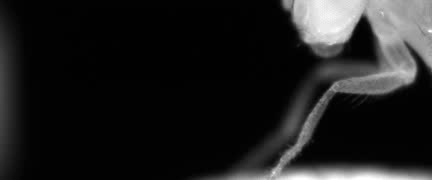
#> input picture frame 0 of fly6_xvid.avi, 432 x 180 px, given in place of fly6.avi, which was not available
$ jupyter execute --allow-errors optic_clean_record.ipynb   (Python 2 division)   (older library calls are emulated)
#> lines starting #> are read from the running program, lines starting #| are printed output that depends on the picture; after the words box and inside, x2 and y2 are one past the last pixel; in counts of white or black regions, pixels touching at a corner belong together; pictures that were not available may be replaced by others from this repository, and a replacement may not be noted
[cell 1]
import cv2
import matplotlib.pyplot as plt
import numpy as np

cap = cv2.VideoCapture('fly6.avi')
cap.set(1,0)
ret, frame = cap.read()
#> frame is the input picture: shape (180, 432, 3); min 0, max 255, mean 30.6


gray = cv2.cvtColor(frame, cv2.COLOR_BGR2GRAY)
gray = gray[25:200,160:500]
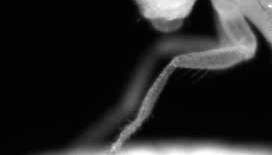
#> gray: shape (155, 272); min 0, max 255, mean 36.5
# gray = gray[100:260,50:270]
fig = plt.figure(figsize=(9, 5))
ax = fig.add_subplot(111)
gray2 = np.copy(gray)

feature_params = dict( maxCorners = 200,
                       qualityLevel = 0.2,
                       minDistance = 25,
                       blockSize = 20,
                       useHarrisDetector=False)

corners = cv2.goodFeaturesToTrack(gray,mask = None, **feature_params)
#> corners = [[249, 51], [129, 142], [178, 67], [268, 1], [149, 13], [184, 12], [223, 40], [237, 15]]
print(corners)
#| [[[249.  51.]]
#|  [[129. 142.]]
#|  [[178.  67.]]
#|  [[268.   1.]]
#|  [[149.  13.]]
#|  [[184.  12.]]
#|  [[223.  40.]]
#|  [[237.  15.]]]

for i in corners:
    x,y = i.ravel()
    cv2.circle(gray,(x,y),3,255,-1)
#> this loop made 8 passes
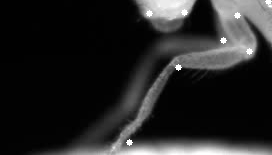
#> gray: shape (155, 272); 0.54% of pixels changed, all inside (x1, y1, x2, y2) = (126, 0, 272, 146)

plt.imshow(gray),plt.show()

# [10 lines of commented-out code are left out]

[cell 2]
### Other note:
### need to define region!!!
### Add expert Mode parameter
### Flexible Tracking window size
#####################


# import all of the necessary libraries
import cv2
import math
import numpy as np

########## Define Variables #################
setNumber = 5
firstN = 6875
outframeRate = 100
inputName = 'fly5.mp4'
initBlockSize = 16
errorT = 5

################ sub-function ##################
################ mouse_input  ##################
ix,iy = -1,-1
def mouse_input(event,x,y,flags,param):
    global ix,iy
    if event == cv2.EVENT_LBUTTONDOWN:
        ix,iy = x,y

################ sub-function       #############
################ get closest point  #############
def distance(p1, p2):
    return math.sqrt((p2[0] - p1[0])**2 + (p2[1] - p1[1])**2)
def closest(pt, others):
    return min(others, key = lambda i: distance(pt, i))

################### Main Function #####################
#### Input and Output Files Initialization   ####

# Initialize output files! #
ang_f_n = "angleSet" + str(setNumber) + ".txt" # store Angle data
joi_f_n = "jointSet" + str(setNumber) + ".txt" # Store joint position
fa = open(ang_f_n, "w");
fa.close()
fb = open(joi_f_n, "w");
fb.close()

# Initialize input video stream handler and set first frame #
cap = cv2.VideoCapture(inputName)
cap.set(1,firstN)

# Read the first frame #
ret, firstFrame = cap.read()
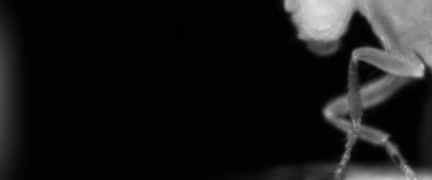
#> input picture frame 6875 of fly6_xvid.avi, 432 x 180 px, given in place of fly5.mp4, which was not available
#> firstFrame is the input picture: shape (180, 432, 3); min 0, max 236, mean 24.9
firstFrame = firstFrame[25:200,160:500]
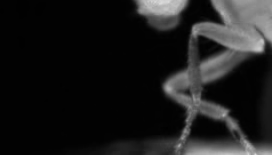
#> firstFrame: shape (155, 272, 3); min 0, max 218, mean 28.3
firstGray = cv2.cvtColor(firstFrame, cv2.COLOR_BGR2GRAY)

# Define the codec and create VideoWriter object
fourcc = cv2.VideoWriter_fourcc(*'MJPG')
#> fourcc = 1196444237
video_name = "out_circle" + str(setNumber) + ".avi"
out = cv2.VideoWriter(video_name, fourcc, outframeRate, (np.size(firstFrame,1),np.size(firstFrame,0)))

#### Tracking Parameter Initialization  ####

# Define Feature Parameter: #
feature_params = dict( maxCorners = 200,
                       qualityLevel = 0.2,
                       minDistance = 25,
                       blockSize = initBlockSize,
                       useHarrisDetector=False)

# Define Tracking Parameter: #
lk_params = dict( winSize  = (17,17),
                  maxLevel = 5,
                  criteria = (cv2.TERM_CRITERIA_EPS | cv2.TERM_CRITERIA_COUNT, 10, 0.03))
#> lk_params = {'winSize': (17, 17), 'maxLevel': 5, 'criteria': (3, 10, 0.03)}

# Define color for joints in debug interface: #
color = np.array([[ 0,  0, 255],
       [255, 0, 0],
       [0,  255, 0]])


#### First Frame Joint Tracking      ####

# Find the strong features: #
p0 = cv2.goodFeaturesToTrack(firstGray, mask = None, **feature_params)
#> p0 = [[262, 46], [198, 30], [224, 117], [171, 87], [240, 144], [144, 8], [222, 50], [189, 112], [186, 137], [202, 89]]
old_gray_a = np.copy(firstGray)

for i in p0:
    x,y = i.ravel()
    cv2.circle(old_gray_a,(x,y),3,255,-1)
#> this loop made 10 passes
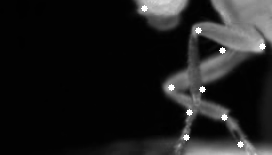
#> old_gray_a: shape (155, 272); min 0, max 255, mean 29.3

# Open Debug interface
cv2.namedWindow('Initialization')
cv2.setMouseCallback('Initialization',mouse_input)

while(1):
    pR = p0.reshape(p0.shape[0],2)
#> pR has the same summary as p0
    cv2.imshow('Initialization', old_gray_a)
    k = cv2.waitKey(20) & 0xFF
#> (key q is pressed here)
    if k == ord('q'):
        break
    elif(k == ord('a')):
        x,y = ix,iy
        a1 = closest((x,y),pR)
    elif(k == ord('s')):
        x,y = ix,iy
        a2 = closest((x,y),pR)
    elif(k == ord('d')):
        x,y = ix,iy
        a3 = closest((x,y),pR)

# Build point verification Interface: #
cv2.namedWindow('verificationIn')

# Re-select Features if the two of them are same.
#> (the rest of this cell did not finish here and is left out)

$ run again, starting later in the video
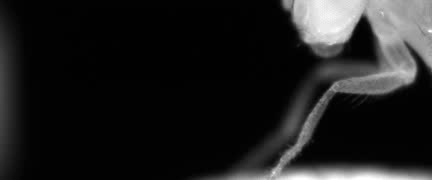
#> input picture frame 0 of fly6_xvid.avi, 432 x 180 px, given in place of fly6.avi, which was not available
#> frame is the input picture: shape (180, 432, 3); min 0, max 255, mean 30.6
#> corners = [[249, 51], [129, 142], [178, 67], [268, 1], [149, 13], [184, 12], [223, 40], [237, 15]]
#| [[[249.  51.]]
#|  [[129. 142.]]
#|  [[178.  67.]]
#|  [[268.   1.]]
#|  [[149.  13.]]
#|  [[184.  12.]]
#> (further printed lines are left out)
#> the loop `for i in corners:` made 8 passes
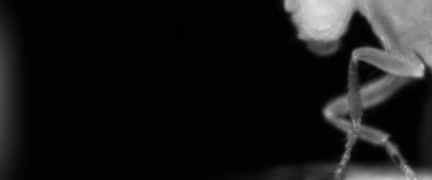
#> input picture frame 6875 of fly6_xvid.avi, 432 x 180 px, given in place of fly5.mp4, which was not available
#> firstFrame is the input picture: shape (180, 432, 3); min 0, max 236, mean 24.9
#> firstFrame: shape (155, 272, 3)
#> fourcc = 1196444237
#> lk_params = {'winSize': (17, 17), 'maxLevel': 5, 'criteria': (3, 10, 0.03)}
#> p0 = [[262, 46], [198, 30], [224, 117], [171, 87], [240, 144], [144, 8], [222, 50], [189, 112], [186, 137], [202, 89]]
#> the loop `for i in p0:` made 10 passes
#> pR has the same summary as p0

$ run again, starting later in the video
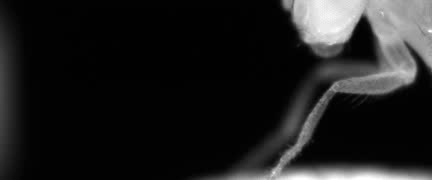
#> input picture frame 0 of fly6_xvid.avi, 432 x 180 px, given in place of fly6.avi, which was not available
#> frame is the input picture: shape (180, 432, 3); min 0, max 255, mean 30.6
#> corners = [[249, 51], [129, 142], [178, 67], [268, 1], [149, 13], [184, 12], [223, 40], [237, 15]]
#| [[[249.  51.]]
#|  [[129. 142.]]
#|  [[178.  67.]]
#|  [[268.   1.]]
#|  [[149.  13.]]
#|  [[184.  12.]]
#> (further printed lines are left out)
#> the loop `for i in corners:` made 8 passes
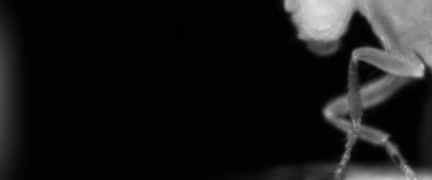
#> input picture frame 6875 of fly6_xvid.avi, 432 x 180 px, given in place of fly5.mp4, which was not available
#> firstFrame is the input picture: shape (180, 432, 3); min 0, max 236, mean 24.9
#> firstFrame: shape (155, 272, 3)
#> fourcc = 1196444237
#> lk_params = {'winSize': (17, 17), 'maxLevel': 5, 'criteria': (3, 10, 0.03)}
#> p0 = [[262, 46], [198, 30], [224, 117], [171, 87], [240, 144], [144, 8], [222, 50], [189, 112], [186, 137], [202, 89]]
#> the loop `for i in p0:` made 10 passes
#> pR has the same summary as p0
